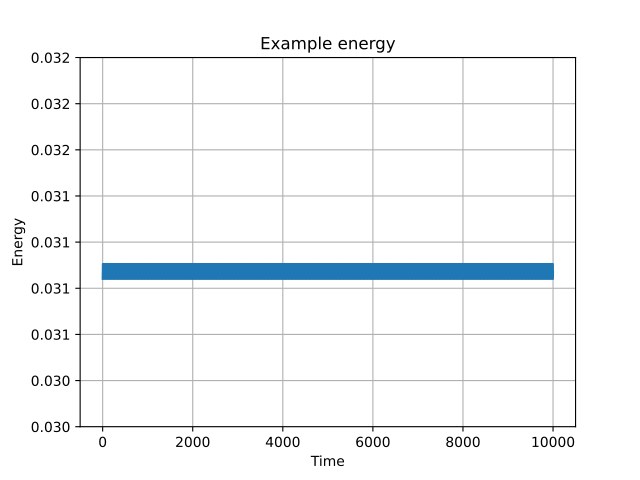

Reproduce this figure in Python.
import numpy as np
import matplotlib.pyplot as plt
from matplotlib.ticker import FormatStrFormatter

data = np.loadtxt("../../examples/energy_plot.dat")

x = data[:, 0]
y = data[:, 1]

plt.plot(x, y)
plt.ylim(0.03, 0.032)
plt.gca().yaxis.set_major_formatter(FormatStrFormatter('%.3f'))
plt.xlabel("Time")
plt.ylabel("Energy")
plt.title("Example energy")
plt.grid()
